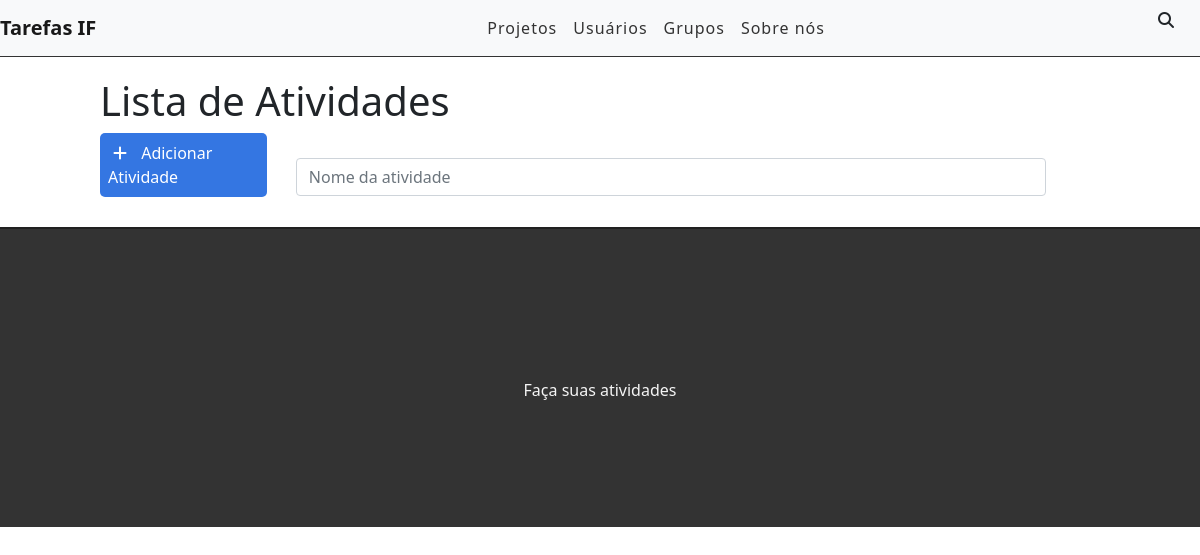
The app's page /, older data.
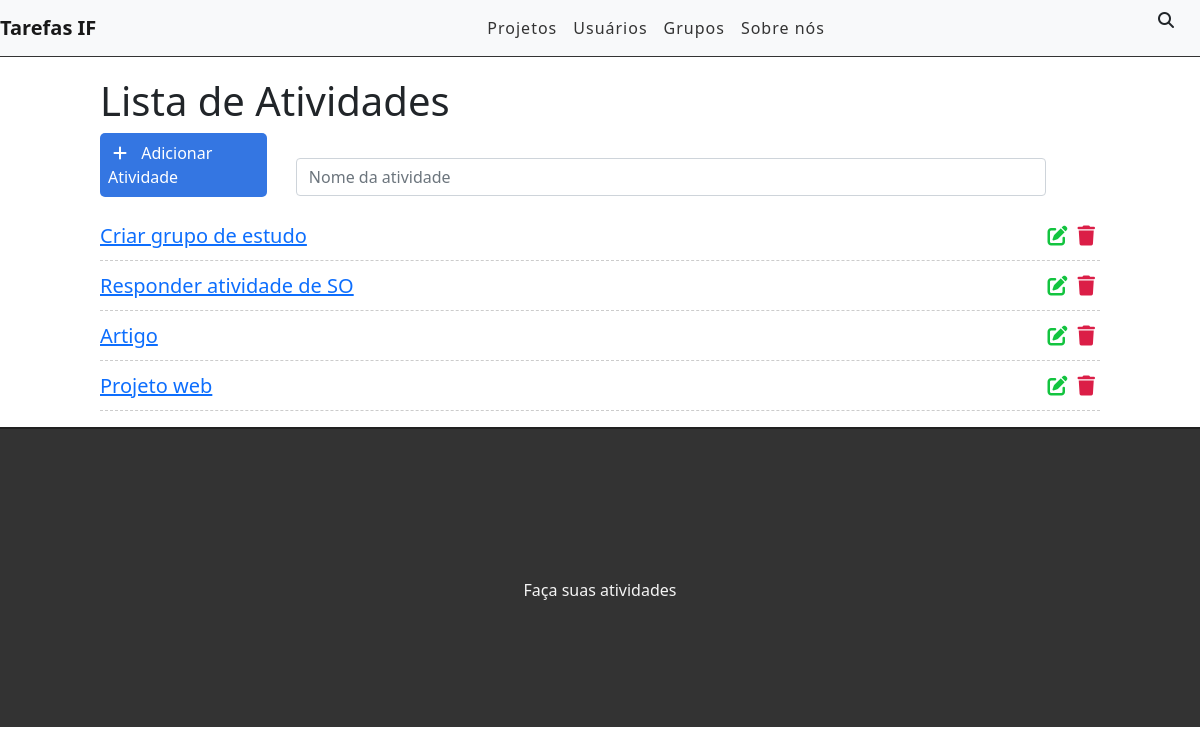
The same page, newer data.
### paginas/models.py (models this page shows, shortened)
class Task(models.Model):
    STATUS = (
        ('doing', 'Doing'),
        ('done', 'Done'),
    )
    title=models.CharField(max_length=255)
    description = models.TextField()
    done = models.CharField(
        max_length=5,
        choices=STATUS,
    )
    created_at = models.DateTimeField(auto_now_add=True)
    updated_at = models.DateTimeField(auto_now=True)

### paginas/views.py (the view)
# urls.py: path('', views.taskList, name='task-list'),
def taskList(request):
    tasks = Task.objects.all().order_by('-created_at')
    return render(request, 'paginas/list.html', {'tasks': tasks})

### paginas/templates/paginas/list.html (shortened to what this page needs)
{% extends "index.html" %}
{% block content %}
<div class="offset-1 col-10 list-div">
    <h1>Lista de Atividades</h1>
    <a id="add-link" href="newtask/">
        <div class="col-2 add-div">
            <i class="fas fa-plus"></i> Adicionar Atividade
        </div>
    </a>
    <div class="col-9 search-div">
        <input class="form-control" type="text" id="search" name="search" placeholder="Nome da atividade">
        <i class="fas fa-search"></i>
    </div>
    <ul class="task-list">
        {% for task in tasks %}
        <li class="task-item">
            <span><a href="/task/{{task.id}}">{{task.title}}</a></span>
            <span><i class="fas fa-trash"></i></span>
            <span><i class="fas fa-edit"></i></span>
        </li>
        {% endfor %}
    </ul>
</div>
{% endblock %}

### paginas/templates/index.html (shortened to what this page needs)
{% load static %}
<!DOCTYPE html>
<html lang="pt_br">
<head>
    <link href="https://cdn.jsdelivr.net/npm/bootstrap@5.1.3/dist/css/bootstrap.min.css" rel="stylesheet">
    <link rel="stylesheet" href="{% static 'css/styles.css' %}">
</head>
<body>
    <div class="container-fluid">
        <nav class="navbar navbar-expand-lg navbar-light bg-light">
            <div class="container-fluid">
              <a class="navbar-brand" href="/">Tarefas IF</a>
              <div class="collapse navbar-collapse" id="navbarSupportedContent">
                <ul class="navbar-nav me-auto mb-2 mb-lg-0">
                <li class="nav-item">
                    <a class="nav-link" href="#">Projetos</a>
                </li>
                <li class="nav-item">
                    <a class="nav-link" href="#">Usuários</a>
                </li>
                <li class="nav-item">
                  <a class="nav-link" href="#">Grupos</a>
              </li>
                <li class="nav-item">
                    <a class="nav-link" href="#">Sobre nós</a>
                </li>
                </ul>
              </div>
            </div>
          </nav>
    {% block content %}
    {% endblock %}
    <footer>
        <p>Faça suas atividades</p>
    </footer>
    </div>
</body>
</html>

### static/css/styles.css (style rules this page uses)
.container-fluid { padding: 0; }
.navbar { border-bottom: 1px solid #333; margin-bottom: 20px; }
.navbar-nav { margin: auto; }
.navbar-brand { font-weight: bold; }
.navbar-light .navbar-nav a.nav-link { color: #333; letter-spacing: 1px; }
#add-link { text-decoration: none; }
.add-div { background-color: #3476e2; cursor: pointer; display: inline-block; color: #FFF; padding: 8px; border-radius: 5px; margin-right: 25px; }
.fas.fa-plus { color: #FFF; margin-right: 10px; margin-left: 5px; }
.fas.fa-search { position: absolute; top: 12px; right: 26px; }
.search-div { padding: 0px; margin-top: 15px; margin-bottom: 15px; display: inline-block; }
.list-div { padding: 0; }
.task-list { padding-left: 0; }
.task-item { list-style: none; font-size: 20px; height: 50px; padding-top: 10px; border-bottom: 1px dashed #ccc; }
.fas.fa-trash, .fas.fa-edit { cursor: pointer; margin: 5px; font-size: 20px; float: right; }
.fas.fa-trash { color: #db1e47; }
.fas.fa-edit { color: #13c43f; }
footer { background-color: #333; height: 300px; border-top: 2px solid #202020; }
footer p { color: #f5f5f5; text-align: center; top: 50%; position: relative; }

Row changes from the older to the newer data that the page shows:
added Task: title "Criar grupo de estudo"
added Task: title "Responder atividade de SO"
added Task: title "Artigo"
added Task: title "Projeto web"
